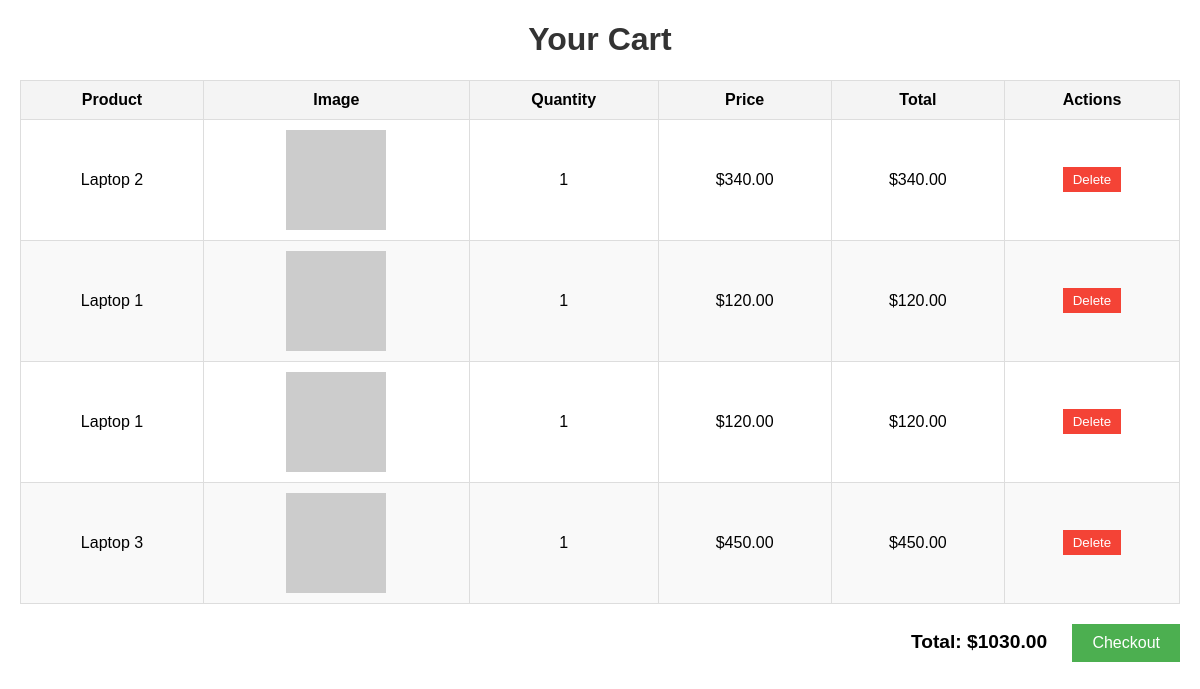
The app's page /cart/ (signed in) with its own data.
### home/models.py (models this page shows, shortened)
class CartItem(models.Model):
    cart = models.ForeignKey(Cart, on_delete=models.CASCADE, related_name='items')
    product = models.ForeignKey(Product, on_delete=models.CASCADE)
    quantity = models.PositiveIntegerField(default=1)
    class Meta:
        verbose_name_plural = "Cart Items"

class Product(models.Model):
    name = models.CharField(max_length=255)
    description = models.TextField()
    price = models.DecimalField(max_digits=10, decimal_places=2)
    stock = models.PositiveIntegerField()
    category = models.ForeignKey(Category, on_delete=models.CASCADE)
    image = models.ImageField(upload_to='product_images/', blank=True, null=True)
    class Meta:
        verbose_name_plural = "Products"

### home/views.py (the view)
# urls.py: path('cart/', views.cart, name='cart'),
@login_required
def cart(request):
    try:
        cart = Cart.objects.get(user=request.user)
        cart_items = CartItem.objects.filter(cart=cart)
        for item in cart_items:
            item.total_price = item.product.price * item.quantity
        total_cart_value = sum(item.total_price for item in cart_items)
    except Cart.DoesNotExist:
        cart = None
        cart_items = []
        total_cart_value = 0
    context = {
        'cart': cart,
        'cart_items': cart_items,
        'total_cart_value': total_cart_value
    }
    return render(request, 'cart.html', context)

### templates/cart.html (shortened to what this page needs)
<!DOCTYPE html>
<html lang="en">
<head>
</head>
<body>
    <h1>Your Cart</h1>
    {% if cart %}
        <table>
            <thead>
                <tr>
                    <th>Product</th>
                    <th>Image</th>
                    <th>Quantity</th>
                    <th>Price</th>
                    <th>Total</th>
                    <th>Actions</th>
                </tr>
            </thead>
            <tbody>
                {% for item in cart_items %}
                    <tr id="cart-item-{{ item.id }}" data-price="{{ item.product.price }}" data-quantity="{{ item.quantity }}">
                        <td>{{ item.product.name }}</td>
                        <td>
                            {% if item.product.image %}
                                <img src="{{ item.product.image.url }}" alt="{{ item.product.name }}" class="cart-image">
                            {% else %}
                                <img src="https://via.placeholder.com/100" alt="Placeholder Image" class="cart-image">
                            {% endif %}
                        </td>
                        <td>{{ item.quantity }}</td>
                        <td>${{ item.product.price }}</td>
                        <td>${{ item.total_price }}</td>
                        <td>
                            <button class="delete-button" onclick="deleteCartItem({{ item.id }})">Delete</button>
                        </td>
                    </tr>
                {% endfor %}
            </tbody>
        </table>
        <div class="total">
            <span id="total-value">Total: ${{ total_cart_value }}</span>
            <button class="checkout-button" onclick="window.location.href='{% url 'checkout' %}'">Checkout</button>
        </div>
    {% else %}
        <p class="empty-cart">Your cart is empty.</p>
    {% endif %}
</body>
</html>

### templates/cart.html (style rules this page uses)
body { font-family: Arial, sans-serif; margin: 20px; }
h1 { text-align: center; color: #333; }
table { width: 100%; border-collapse: collapse; margin: 20px 0; }
table, th, td { border: 1px solid #ddd; }
th, td { padding: 10px; text-align: center; }
th { background-color: #f4f4f4; }
tr:nth-child(even) { background-color: #f9f9f9; }
.total { font-weight: bold; font-size: 1.2em; text-align: right; }
.cart-image { display: block; margin: 0 auto; max-width: 100px; }
.checkout-button { background-color: #4CAF50; color: white; padding: 10px 20px; text-align: center; text-decoration: none; display: inline-block; font-size: 16px; margin-left: 20px; border: none; cursor: pointer; }
.delete-button { background-color: #f44336; color: white; padding: 5px 10px; border: none; cursor: pointer; }

### records on screen
CartItem: product.name "Laptop 2", quantity "1", product.price "340.00", total_price "340.00"
CartItem: product.name "Laptop 1", quantity "1", product.price "120.00", total_price "120.00"
CartItem: product.name "Laptop 1", quantity "1", product.price "120.00", total_price "120.00"
CartItem: product.name "Laptop 3", quantity "1", product.price "450.00", total_price "450.00"

### other values on screen
{{ total_cart_value }} "1030.00"
